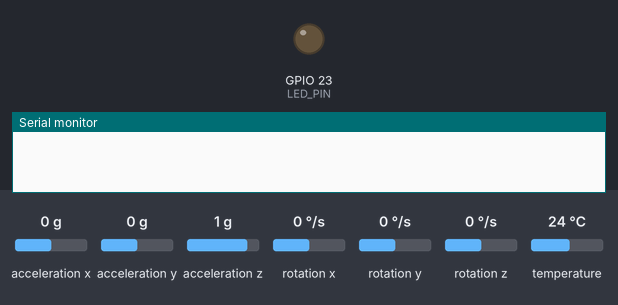
Recording of a sketch running on a simulated ESP32. On the bench: output pins drawn as LEDs (lit = HIGH), the last lines printed to the serial monitor. Dashed ring = blinking. The test bench sets the inputs (shaded band); at power-on: acceleration x 0 g, acceleration y 0 g, acceleration z 1 g, rotation x 0 °/s, rotation y 0 °/s, rotation z 0 °/s, temperature 24 °C.

Above: at 0.5 s.
At 2.1 s:
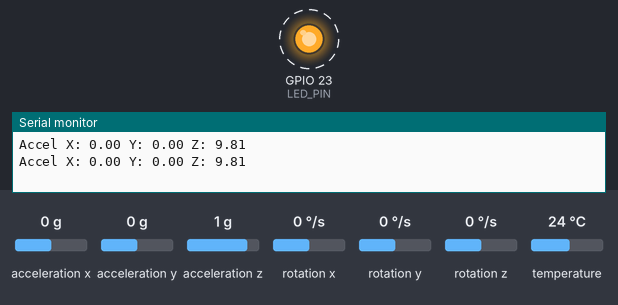
Timing chart, 0 to 3.0 s (numbered marks = the images above):
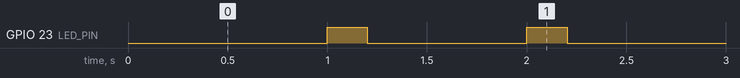

The sketch:

LB_IOT_P2_2_3.ino
```cpp
// ------------------------------------------------------------
//  Author: Miguel A.Lorenzo
//  Date: 21/09/2026
//  Subject: IoT Communications Laboratory
//  Master: MSc in Electronic Engineering
//  University: University of Zaragoza EINA/UNIZAR
// ------------------------------------------------------------
/*
 * Microcontroller: ESP32 / Arduino Framework
 * OS: Non-OS (Polling / Millis-based scheduling)
 * Lab Assignment: Practical Exercise 2.3 (IoT Communications Laboratory)
 * Hardware: Adafruit MPU6050 (I2C Bus: SDA=GPIO21, SCL=GPIO22), Indicator LED (GPIO23)
 *
 * Description:
 *   Sequential implementation using non-blocking time checks (millis()).
 *   - Samples 3-axis acceleration every 100 ms via I2C bus.
 *   - Transmits acceleration values over UART every 1000 ms.
 *   - UART transmission raises a flag (flag_tx_event) to pulse the LED for 200 ms.
 */

#include <Adafruit_MPU6050.h>
#include <Adafruit_Sensor.h>
#include <Wire.h>

Adafruit_MPU6050 mpu;

#define LED_PIN 23
#define TIME_SAMPLE 100
#define TIME_BLINK 200
#define TIME_PRINTER 1000

// Global variables to store acceleration values
float ax, ay, az;

// Time tracking variables for non-blocking execution
unsigned long time_sample = 0;
unsigned long cuurent_time_print_uart = 0;
unsigned long current_time_led = 0;

// Flags for event management and state control
bool flag_tx_event = false;
bool flag_led_active = false;

// Function declarations
void read_imu();
void printer();

void setup() {
  Serial.begin(115200);
  pinMode(LED_PIN, OUTPUT);
  digitalWrite(LED_PIN, LOW);

  while (!Serial && millis() < 2000);

  Wire.begin(21, 22);

  if (!mpu.begin()) {
    Serial.println("Error: MPU6050 not found!");
    while (1);
  }
}

void loop() {

  // Read IMU sensor data every 100 ms
  if (millis() - time_sample >= TIME_SAMPLE) {
    time_sample = millis();
    read_imu();
  }

  // Transmit acceleration metrics via UART every 1000 ms
  if (millis() - cuurent_time_print_uart >= TIME_PRINTER) {
    cuurent_time_print_uart = millis();
    flag_tx_event = true;  // Raise transmission flag to signal LED execution
    printer();
  }

  // Turn on LED upon receiving the transmission flag
  if (flag_tx_event) {
    digitalWrite(LED_PIN, HIGH);
    current_time_led = millis();
    flag_led_active = true;
    flag_tx_event = false; // Clear the trigger flag immediately
  }

  // Turn off LED after 200 ms elapsed
  if (flag_led_active && (millis() - current_time_led >= TIME_BLINK)) {
    digitalWrite(LED_PIN, LOW);
    flag_led_active = false;
  }
}

void read_imu() {
  sensors_event_t a, g, temp;
  mpu.getEvent(&a, &g, &temp);
  ax = a.acceleration.x;
  ay = a.acceleration.y;
  az = a.acceleration.z;
}

void printer() {
  Serial.print("Accel X: ");
  Serial.print(ax);
  Serial.print(" Y: ");
  Serial.print(ay);
  Serial.print(" Z: ");
  Serial.println(az);
}
```

Measured:
- by itself, GPIO 23 (LED_PIN): alternates HIGH for 0.20 s and LOW for 0.80 s
